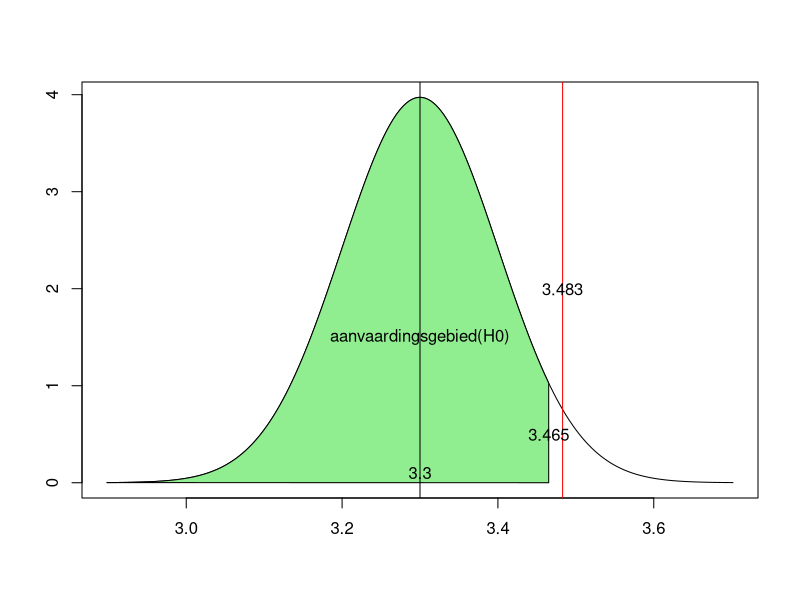

Generate this figure with R:
#H5: De z-toets Template

#We hebben een steekproef met
n <- 30     #30 superhelden (steekproefgroote)
sm <- 3.483 #steekproefgemiddelde
s <- 0.55   #standaardafwijking
a <- 0.05   #significantieniveau (gekozen door de onderzoeker)
m0 <- 3.3   #hypothetisch populatiegemiddelde (H0)

#Kunnen we vanuit deze steekproef besluiten dat mu > 3.3?
#H0: mu = 3.3 -> nullhypothese, willen we ontkrachtten
#H1: mu > 3.3 -> alternatieve hypothese, willen we aantonen

#Methode 1: Overschrijdingskans
#Wat is de kans dat je in een steekproef het gegeven steekproefgemiddelde
#ziet? P(M < sm) in een verdeling M  ~ Nor(m0, s/sqrt(n))
p <- 1 - pnorm(sm, m0, s/sqrt(n)) #= 0.03419546

#De gevonden kans is bijzonder klein, kleiner dan het significantieniveau
if(p < a){
  print("H0 verwerpen")
}else{
  print("H0 niet verwerpen")
}

#Methode 2: Kritieke grensgebied

#Onder welke waarde kan je H0 niet verwerpen?
g <- m0 + qnorm(1-a) * s /sqrt(n)

#Als het gevonden steekproefgemiddelde niet onder g ligt, kan je H0 niet verwerpen
if(sm < g){
  print("H0 niet verwerpen")
}else {
  print("H0 verwerpen")
}

#plot van deze casus
#grenzen van de plot (x-waarden)
x <- seq(m0-4*s/sqrt(n), m0+4*s/sqrt(n), length=200)
#y-waarden (volgens de Gauss-curve)
dist <- dnorm(x, m0, s/sqrt(n))
plot(x, dist, type="l", ylab = "", xlab = "")

#toon het gevonden steekproefgemiddelde ahv rode verticale lijn 
abline(v=sm, col="red")
text(sm, 2, sm)

#het aanvaardingsgebied plotten
i<- x<=g #Waardenvanxlinksvang
polygon( #Plotdezewaardenopdegrafiek
  c(x[i],g,g),
  c(dist[i],dnorm(g,m0,s/sqrt(n)),0),
  col="lightgreen")
text(g,.5,signif(g,digits=4)) #Toongrenswaarde

text(m0,0.1,m0) #Hypothetisch populatiegemiddelde
abline(v=m0)    #Trekdaareenvertikalelijn

text(m0,1.5,"aanvaardingsgebied(H0)")
